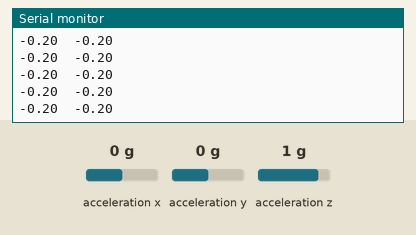
Recording of a sketch running on a simulated Arduino Uno, built with avr-gcc and run on an emulated ATmega328P. Shown: the last lines printed to the serial monitor. Wiring (inferred from the names in the program): MPU-6050 motion sensor at I2C address 0x68. The test bench sets the inputs (shaded band); at power-on: acceleration x 0 g, acceleration y 0 g, acceleration z 1 g.

Above: at 1.2 s.
1.3 s: acceleration x set to -1.4 g
At 1.8 s:
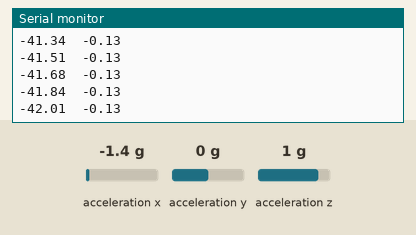
2.8 s: acceleration y set to -1.4 g
At 3.6 s:
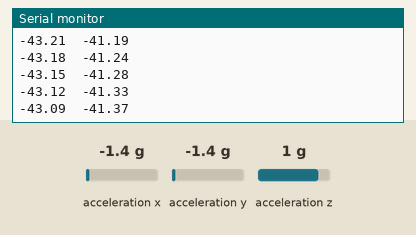
4.3 s: acceleration z set to -1.4 g
At 5.3 s:
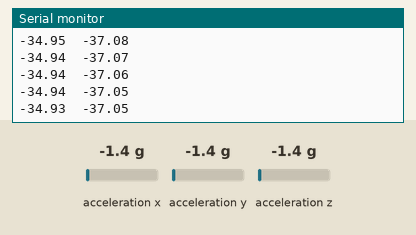
Timing chart, 0 to 7.3 s (numbered marks = the images above; inputs shaded):
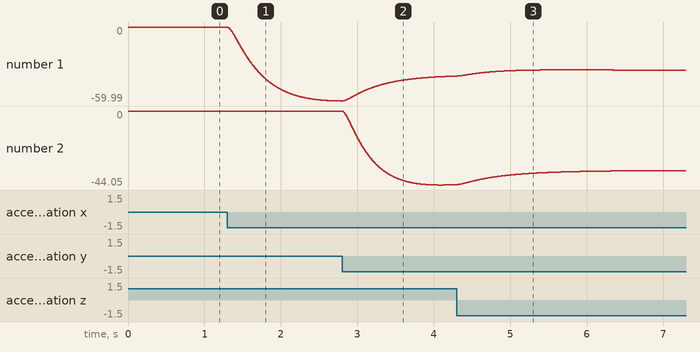

Measured:
- after the input at 1.3 s, the serial monitor: prints a new line at once (image 1)
- plotted number 1: -0.19 → -59.99 after the input at 1.3 s

The sketch:

Kalman_e_complementare.ino
```cpp
#include <SPI.h>
#include <Wire.h>
#define MPU 0x68
int timer;
float Pitch, Roll, comp_x, comp_y, kPitch, kRoll;
float AcX, AcY, AcZ, GyX, GyY, GyZ;
//variabili del filtro di Kalman, da notare che sono raddoppiate mentre sarebbe convenuto creare una classe per i filtro di kalman
float Q_angle  =  0.001, Q_angleY = 0.001;
float Q_gyro   =  0.003, Q_gyroY = 0.003;
float R_angle  =  0.03, R_angleY = 0.03;
float x_angle = 0, x_angleY = 0;
float x_bias = 0, x_biasY = 0;
float P_00 = 0, P_01 = 0, P_10 = 0, P_11 = 0, P_00Y = 0, P_01Y = 0, P_10Y = 0, P_11Y = 0;
float dt, y, S, dtY, yY, SY;
float K_0, K_1, K_0Y, K_1Y;
//scegliere il tipo di filtro KALMAN o COMPLEMENTARE o COMPLEMENTARE_KALMAN oppure i dati RAW
#define COMPLEMENTARE_KALMAN
void setup() {
  Serial.begin(115200);
  init_MPU();
  timer = micros();
  FunctionsMPU();
  comp_x = FunctionsPitchRoll(AcX, AcY, AcZ);
  comp_y = FunctionsPitchRoll(AcY, AcX, AcZ);
}

void loop() {
  FunctionsMPU();
  Pitch = FunctionsPitchRoll(AcX, AcY, AcZ);
  Roll = FunctionsPitchRoll(AcY, AcX, AcZ);

#ifdef KALMAN
 kPitch = kalmanCalculate(Pitch, GyY,  micros() - timer);
  kRoll = kalmanCalculateY(Roll, GyX,  micros() - timer);
 Serial.print(kPitch);
  Serial.print('\t');
  Serial.print(kRoll);
  Serial.print('\n');
#endif

#ifdef COMPLEMENTARE
  comp_x = 0.95 * (comp_x + (GyX * dt)) + 0.05 * Pitch;
  comp_y = 0.95 * (comp_y + (GyY * dt)) + 0.05 * Roll;
  Serial.print(comp_x,10);
  Serial.print('\t');
  Serial.print(comp_y,10);
  Serial.print('\n');
#endif

#ifdef COMPLEMENTARE_KALMAN
  kPitch = kalmanCalculate(Pitch, GyY,  micros() - timer);
  kRoll = kalmanCalculateY(Roll, GyX,  micros() - timer);
  comp_x = 0.95 * (comp_x + (GyX * dt)) + 0.05 * kPitch;
  comp_y = 0.95 * (comp_y + (GyY * dt)) + 0.05 * kRoll;
  Serial.print(comp_x);
  Serial.print('\t');
  Serial.print(comp_y);
  Serial.print('\n');
#endif

#ifdef RAW

#endif

  timer = micros();

}

void init_MPU() {

  Wire.begin();
  Wire.beginTransmission(MPU);
  Wire.write(0x6B);  // PWR_MGMT_1 register
  Wire.write(0);     // set to zero (wakes up the MPU-6050)
  Wire.endTransmission(true);


}

void FunctionsMPU() {

  Wire.beginTransmission(MPU);
  Wire.write(0x3B);  // starting with register 0x3B (ACCEL_XOUT_H)
  Wire.endTransmission(false);
  Wire.requestFrom(MPU, 6, true);
  AcX = Wire.read() << 8 | Wire.read();
  AcY = Wire.read() << 8 | Wire.read();
  AcZ = Wire.read() << 8 | Wire.read();
  GyX = Wire.read() << 8 | Wire.read();
  GyY = Wire.read() << 8 | Wire.read();
  GyZ = Wire.read() << 8 | Wire.read();
  AcZ =  4.*AcZ / 65536.*9.81;
  AcX = 4.*AcX / 65536.*9.81;
  AcY = 4.*AcY / 65536.*9.81;

}

double FunctionsPitchRoll(double A, double B, double C) {

  double DatoA, DatoB, Value;
  DatoA = A;
  DatoB = (B * B) + (C * C);
  DatoB = sqrt(DatoB);

  Value = atan2(DatoA, DatoB);
  Value = Value * 180 / 3.14;

  return Value;

}
//newAngle è quello calcolato con le accelerazioni, newRate è la nuova velocità angolare presa(l'angolo è calcolato nel corpodella funzione, e loop time è il tempo da cui è iniziato il ciclo
//(il tempo di campionamento)
float kalmanCalculate(float newAngle, float newRate, int looptime) {

  dt = float(looptime) / 1000000;
  x_angle += dt * (newRate - x_bias);
  P_00 +=  - dt * (P_10 + P_01) + Q_angle * dt;
  P_01 +=  - dt * P_11;
  P_10 +=  - dt * P_11;
  P_11 +=  + Q_gyro * dt;

  y = newAngle - x_angle;
  S = P_00 + R_angle;
  K_0 = P_00 / S;
  K_1 = P_10 / S;

  x_angle +=  K_0 * y;
  x_bias  +=  K_1 * y;
  P_00 -= K_0 * P_00;
  P_01 -= K_0 * P_01;
  P_10 -= K_1 * P_00;
  P_11 -= K_1 * P_01;

  return x_angle;
}
float kalmanCalculateY(float newAngle, float newRate, int looptime) {

  dtY = float(looptime) / 1000000;
  x_angleY += dtY * (newRate - x_biasY);
  P_00Y +=  - dtY * (P_10Y + P_01Y) + Q_angleY * dtY;
  P_01Y +=  - dtY * P_11Y;
  P_10Y +=  - dtY * P_11Y;
  P_11Y +=  + Q_gyroY * dtY;

  yY = newAngle - x_angleY;
  SY = P_00Y + R_angleY;
  K_0Y = P_00Y / SY;
  K_1Y = P_10Y / SY;

  x_angleY +=  K_0Y * yY;
  x_biasY  +=  K_1Y * yY;
  P_00Y -= K_0Y * P_00Y;
  P_01Y -= K_0Y * P_01Y;
  P_10Y -= K_1Y * P_00Y;
  P_11Y -= K_1Y * P_01Y;

  return x_angleY;
}

float rotate(){}
```
